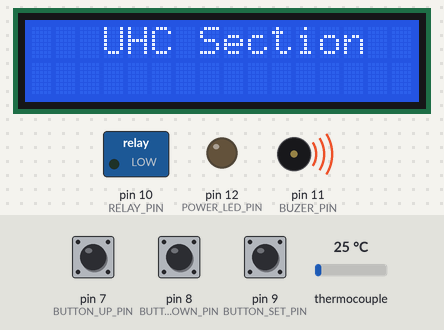
This sketch was run on a simulated Arduino Uno, built with avr-gcc and run on an emulated ATmega328P. On the bench: 16×2 character LCD, switched loads named in the sketch (green lamp = pin HIGH), output pins drawn as LEDs (lit = HIGH), buzzer (waves = sounding, pin HIGH). The inputs (shaded band) are chosen by the test bench; at power-on: thermocouple 25 °C, pin 9 (BUTTON_SET_PIN) HIGH, pin 7 (BUTTON_UP_PIN) HIGH, pin 8 (BUTTON_DOWN_PIN) HIGH. EEPROM starts erased; what the sketch prints to the serial monitor is not drawn.

Above: at 6.2 s.
6.3 s: thermocouple set to 6 °C
10.1 s: pin 9 (BUTTON_SET_PIN) pulled LOW for 3.2 s
At 15.4 s:
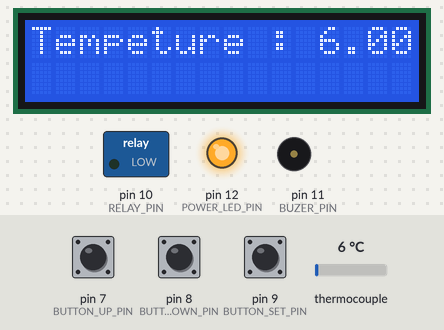
15.7 s: pin 7 (BUTTON_UP_PIN) pulled LOW for 1 s
At 16.2 s:
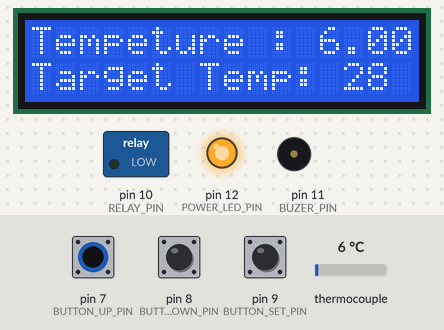
18.4 s: pin 8 (BUTTON_DOWN_PIN) pulled LOW for 3.2 s
At 19.4 s:
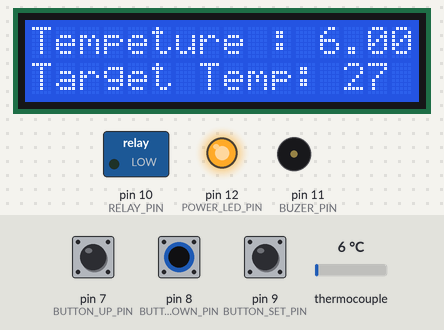
23.1 s: pin 8 (BUTTON_DOWN_PIN) pulled LOW for 0.5 s
At 23.8 s:
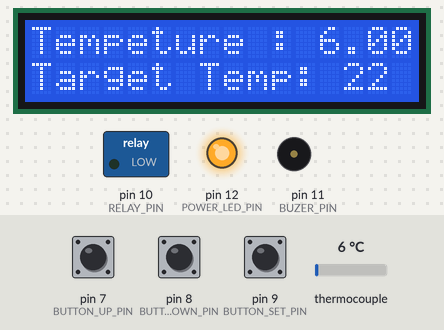
25.4 s: thermocouple set to 24 °C
At 25.8 s:
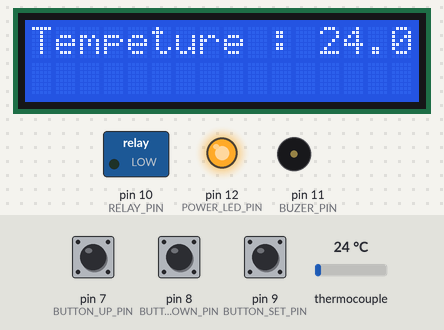
27.0 s: thermocouple set to 29 °C
At 31.9 s:
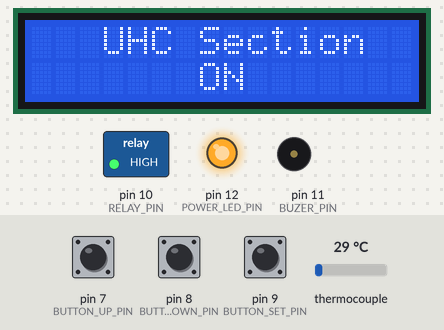
Timing chart, 0 to 33.4 s (numbered marks = the images above; inputs shaded):
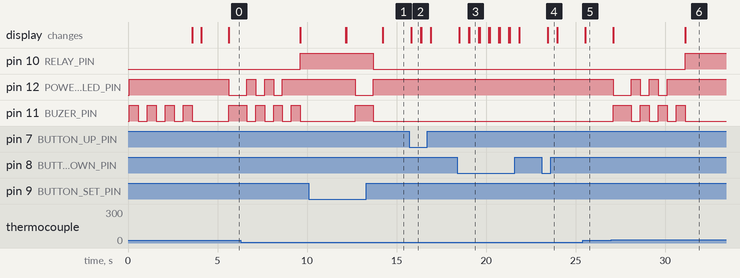

Measured:
- the behaviour switches between 27 and 28 °C on thermocouple (found by bisection; images 5 and 6)
- after the input at 10.1 s, pin 10 (RELAY_PIN): HIGH → LOW after 3.6 s; pin 12 (POWER_LED_PIN): HIGH → LOW after 2.6 s, → HIGH 1.0 s later; pin 11 (BUZER_PIN): LOW → HIGH after 2.6 s, → LOW 1.0 s later; the display: first differs from a run without the input after 2.1 s (image 1 shows a later state)
- after the input at 15.7 s, the display: changes after 0.12 s (image 2)
- after the input at 18.4 s, the display: first changes after 0.11 s (image 3 shows a later state)
- after the input at 23.1 s, the display: changes after 0.34 s (image 4)
- after the input at 25.4 s, the display: changes after 0.13 s (image 5)
- after the input at 27.0 s, pin 10 (RELAY_PIN): LOW → HIGH after 4.1 s; pin 12 (POWER_LED_PIN): HIGH → LOW after 0.11 s, then repeats every 1.0 s: HIGH 0.50 s, LOW 0.50 s, until it stays HIGH from 30.1 s
- by itself, pin 12 (POWER_LED_PIN): alternates HIGH for 0.50 s and LOW for 0.50 s, 5 changes in all, then stays HIGH

The sketch:

Temp_Controller_.ino
```cpp
// (licence header left out)
// Licensed under the  GPL-3.0 License;
// you may not use this file except in compliance with the License.

// Thempeture Controller  - by Eshan Chathuranga

// Date - 2024/04/10
#include <LiquidCrystal_I2C.h>
#include <max6675.h>
#include <wire.h>
#include <EEPROM.h>

// Pin definitions
#define BUTTON_UP_PIN 7
#define BUTTON_DOWN_PIN 8
#define BUTTON_SET_PIN 9
#define RELAY_PIN 10
#define BUZER_PIN 11
#define POWER_LED_PIN 12

int thermoDO = 4;
int thermoCS = 5;
int thermoCLK = 6;

MAX6675 thermocouple(thermoCLK, thermoCS, thermoDO);

// Constants
#define DEBOUNCE_DELAY 25 // milliseconds
#define TEMP_UPDATE_INTERVAL 500 // milliseconds

// LCD module settings
#define LCD_ADDR 0x27
#define LCD_COLS 16
#define LCD_ROWS 2


// Variables
int targetTemp = 27; // Default target temperature in Celsius
unsigned long lastTempUpdate = 0;
bool relay1State = false;
bool relay2State = false;

// Objects
LiquidCrystal_I2C lcd(LCD_ADDR, LCD_COLS, LCD_ROWS);
// MAX6675 thermocouple(4, 5, 6); // SO, CS, CLK pins


// Function prototypes void updateTemperature();
void updateLCD();

void setup() {
  // Initialize serial communication
  Serial.begin(9600);

  lcd.init();
  lcd.backlight();

  // Initialize buttons
  pinMode(BUTTON_UP_PIN, INPUT_PULLUP);
  pinMode(BUTTON_DOWN_PIN, INPUT_PULLUP);
  pinMode(BUTTON_SET_PIN, INPUT_PULLUP);

  // Initialize relays
  pinMode(RELAY_PIN, OUTPUT);
  pinMode(BUZER_PIN, OUTPUT);
  pinMode(POWER_LED_PIN, OUTPUT);

  // Turn off relays initially
  digitalWrite(RELAY_PIN, LOW);
  digitalWrite(POWER_LED_PIN, HIGH);

  // StartUp
  lcd.clear();
  lcd.setCursor(0, 0);
  lcd.print("Temp Controller");
  digitalWrite(BUZER_PIN, HIGH);
  delay(500);
  digitalWrite(BUZER_PIN, LOW);
  delay(500);
  digitalWrite(BUZER_PIN, HIGH);
  delay(500);
  digitalWrite(BUZER_PIN, LOW);
  delay(500);
  digitalWrite(BUZER_PIN, HIGH);
  delay(500);
  digitalWrite(BUZER_PIN, LOW);
  delay(500);
  digitalWrite(BUZER_PIN, HIGH);
  delay(500);
  digitalWrite(BUZER_PIN, LOW);
  lcd.clear();
  lcd.setCursor(6, 0);
  lcd.print("SKY7");
  delay(500);
  lcd.clear();
  delay(1000);

}

      void loop() {
             // Record the start time
             unsigned long startTime = millis();
             updateTempeture();
             buttonSetup();


         if (thermocouple.readCelsius() >  EEPROMReadInt(0) && !relay1State ) {
            switchOnRelay();
            relay1State = true;

          } else if (thermocouple.readCelsius() <=  EEPROMReadInt(0) && relay1State ) {
            switchOffRelay();
            relay1State = false;
          }

}


      void buttonSetup() {
        if (digitalRead(BUTTON_UP_PIN) == LOW) {
          delay(DEBOUNCE_DELAY);
              if (digitalRead(BUTTON_UP_PIN) == LOW) {
                  // Increase tempeture value
                  targetTemp++;
                  // Desplay Increase temperute value
                  lcd.setCursor(0, 1);
                  lcd.print("Target Temp:");
                  lcd.setCursor(13, 1);
                  lcd.print(targetTemp);
              }
          }
        if (digitalRead(BUTTON_DOWN_PIN) == LOW) {
          delay(DEBOUNCE_DELAY);
               if(digitalRead(BUTTON_DOWN_PIN) == LOW) {
                  // Decrease tempeture value
                  targetTemp--;
                  // Desplay Decrease temperute value
                  lcd.setCursor(0, 1);
                  lcd.print("Target Temp:");
                  lcd.setCursor(13, 1);
                  lcd.print(targetTemp);
               }
          }
        if (digitalRead(BUTTON_SET_PIN) == LOW) {
          delay(DEBOUNCE_DELAY);
              if (digitalRead(BUTTON_SET_PIN) == LOW) {
                EEPROMWriteInt(0, targetTemp);
                lcd.setCursor(0, 1);
                lcd.print("Set Temp:");
                lcd.setCursor(11, 1);
                lcd.print("DONE!");
                delay(500);
              }
        }

      }

    void updateTempeture() {
        // thermocouple.readCelsius();
        delay(TEMP_UPDATE_INTERVAL);
        Serial.println(thermocouple.readCelsius());
        lcd.clear();
        lcd.setCursor(0, 0);
        lcd.print("Tempeture :");
        lcd.setCursor(12, 0);
        lcd.print(thermocouple.readCelsius());
      }

      void blinkLED() {
        digitalWrite(POWER_LED_PIN, HIGH);
        delay(1000);
        digitalWrite(POWER_LED_PIN, LOW);
        delay(1000);
      }

    // void updateLCD() {
    //       lcd.clear();
    //       lcd.setCursor(0, 0);
    //       lcd.print("Tempeture:");
    //       lcd.setCursor(10, 0);
    //       lcd.print();
    //  }

    void switchOnRelay() {
      lcd.clear();
      lcd.setCursor(3, 0);
      lcd.print("UHC Section");
      digitalWrite(BUZER_PIN, HIGH);
      digitalWrite(POWER_LED_PIN, LOW);
      delay(1000);
      digitalWrite(BUZER_PIN, LOW);
      digitalWrite(POWER_LED_PIN, HIGH);
      delay(500);
      digitalWrite(BUZER_PIN, HIGH);
      digitalWrite(POWER_LED_PIN, LOW);
      delay(500);
      digitalWrite(BUZER_PIN, LOW);
      digitalWrite(POWER_LED_PIN, HIGH);
      delay(500);
      digitalWrite(BUZER_PIN, HIGH);
      digitalWrite(POWER_LED_PIN, LOW);
      delay(500);
      digitalWrite(BUZER_PIN, LOW);
      digitalWrite(POWER_LED_PIN, HIGH);
      delay(500);
      digitalWrite(BUZER_PIN, HIGH);
      delay(500);
      digitalWrite(BUZER_PIN, LOW);
      digitalWrite(RELAY_PIN, HIGH);
      lcd.setCursor(7, 1);
      lcd.print("ON");
      delay(2000);
    }

        void switchOffRelay() {
      digitalWrite(BUZER_PIN, HIGH);
      digitalWrite(POWER_LED_PIN, LOW);
      delay(1000);
      digitalWrite(BUZER_PIN, LOW);
      digitalWrite(POWER_LED_PIN, HIGH);
      digitalWrite(RELAY_PIN, LOW);

    }

   // Function to write an integer to EEPROM
    void EEPROMWriteInt(int address, int value) {
        EEPROM.put(address, value);
    }

  // Function to read an integer from EEPROM
  int EEPROMReadInt(int address) {
    int value = 0;
   EEPROM.get(address, value);
   return value;
  }
```
